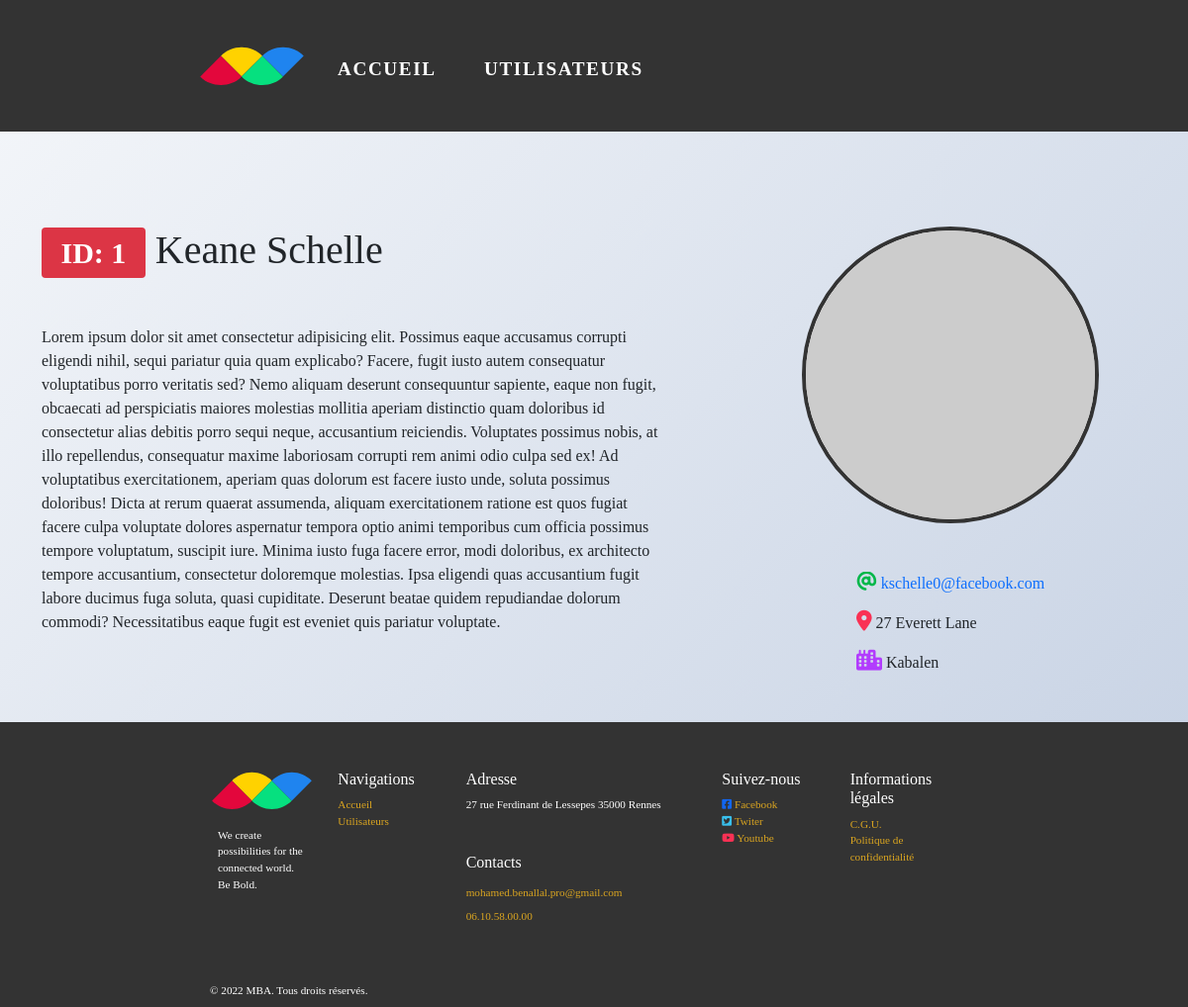
Screenshot of /index.php?url=contact&id=1 with the database file from the repository.
### tables this page shows
create table users (
	id INT,
	first_name VARCHAR(50),
	last_name VARCHAR(50),
	email VARCHAR(50),
	city VARCHAR(50),
	street VARCHAR(250),
	avatar VARCHAR(250)
);

### Controllers/ContactController.php (called while the page is built)
<?php
require_once dirname(__DIR__) . '/models/Users.php';
$user = findUserById($_GET['id']);
require_once dirname(__DIR__) . '/views/contact.phtml';

### router/router.php (called while the page is built, shortened)
<?php
function router($path)
{
    $routeExist = array_key_exists($path, ALLOWED_ROUTES);
    if ($routeExist) {
        require_once dirname(__DIR__) . '/' . BASE_CONTROLLER . $path . 'Controller.php';
        $content = ob_get_clean();
    }
    return $content;
}

### public/index.php (called while the page is built)
<?php
require_once dirname(__DIR__) . '/router/router.php';
$path = $_GET['url'] ?? DEFAULT_PATH;
$content = router($path);
require_once dirname(__DIR__) . '/views/layout.phtml';

### models/Users.php (called while the page is built, shortened)
<?php
function findUserById(int $id): object
{
    $connect = getPDO();
    $request = $connect->prepare(
        "SELECT * FROM users WHERE id = :id"
    );
    $request->execute(
        [
            ':id' => $id
        ]
    );
    return $request->fetch();
}

### views/contact.phtml (the view)
<div class="user col-md-12 d-flex row justify-content-between mt-5">
    <div class="user_name col-md-7">
        <h1 class="mb-5"><span class="badge bg-danger">ID: <?=  htmlspecialchars($user->id) ?></span> <?=  htmlspecialchars($user->first_name . ' ' . $user->last_name) ?></h2>
            <div class="user_info mr-5">
                <p>Lorem ipsum dolor sit amet consectetur adipisicing elit. Possimus eaque accusamus corrupti eligendi nihil, sequi pariatur quia quam explicabo? Facere, fugit iusto autem consequatur voluptatibus porro veritatis sed? Nemo aliquam deserunt consequuntur sapiente, eaque non fugit, obcaecati ad perspiciatis maiores molestias mollitia aperiam distinctio quam doloribus id consectetur alias debitis porro sequi neque, accusantium reiciendis. Voluptates possimus nobis, at illo repellendus, consequatur maxime laboriosam corrupti rem animi odio culpa sed ex! Ad voluptatibus exercitationem, aperiam quas dolorum est facere iusto unde, soluta possimus doloribus! Dicta at rerum quaerat assumenda, aliquam exercitationem ratione est quos fugiat facere culpa voluptate dolores aspernatur tempora optio animi temporibus cum officia possimus tempore voluptatum, suscipit iure. Minima iusto fuga facere error, modi doloribus, ex architecto tempore accusantium, consectetur doloremque molestias. Ipsa eligendi quas accusantium fugit labore ducimus fuga soluta, quasi cupiditate. Deserunt beatae quidem repudiandae dolorum commodi? Necessitatibus eaque fugit est eveniet quis pariatur voluptate.</p>
            </div>
    </div>
    <div class="user_contact col-md-4 offset-1">
        <img src="<?=  htmlspecialchars($user->avatar) ?>" alt="">
        <div class="mt-5">
            <a class="hvr-underline-from-center" href="mailto:<?=  htmlspecialchars($user->email) ?> "><i class="fa-solid fa-at i-email"></i> <?=  htmlspecialchars($user->email) ?></a>
            <p><i class="fa-solid fa-location-dot i-street"></i> <?=  htmlspecialchars($user->street) ?></p>
            <p><i class="fa-solid fa-city i-city"></i> <?=  htmlspecialchars($user->city) ?></p>
        </div>
    </div>
</div>

### assets/css/style.css (style rules this page uses)
body { display: flex; flex-direction: column; min-height: 100vh; font-family: "Fira Code" !important; background-image: linear-gradient(135deg, #f5f7fa 0%, #c3cfe2 100%) !important; }
.user_contact { display: flex; flex-direction: column; justify-content: flex-start; align-items: center; }
.user_contact img { background-image: linear-gradient(120deg, #fdfbfb 0%, #ebedee 100%); border-radius: 50%; border: 4px solid #333; width: 300px !important; }
.user_contact a { text-decoration: none; }
.user_contact p { margin: 1rem 0 0; }
.user_contact i { font-size: 1.3rem; }
.i-email { color: #00b74a; }
.i-street { color: #f93154; }
.i-city { color: #b23cfd; }

### rows the page displays
users: id "1", first_name+last_name "Keane Schelle", email "kschelle0@facebook.com", street "27 Everett Lane", city "Kabalen"
